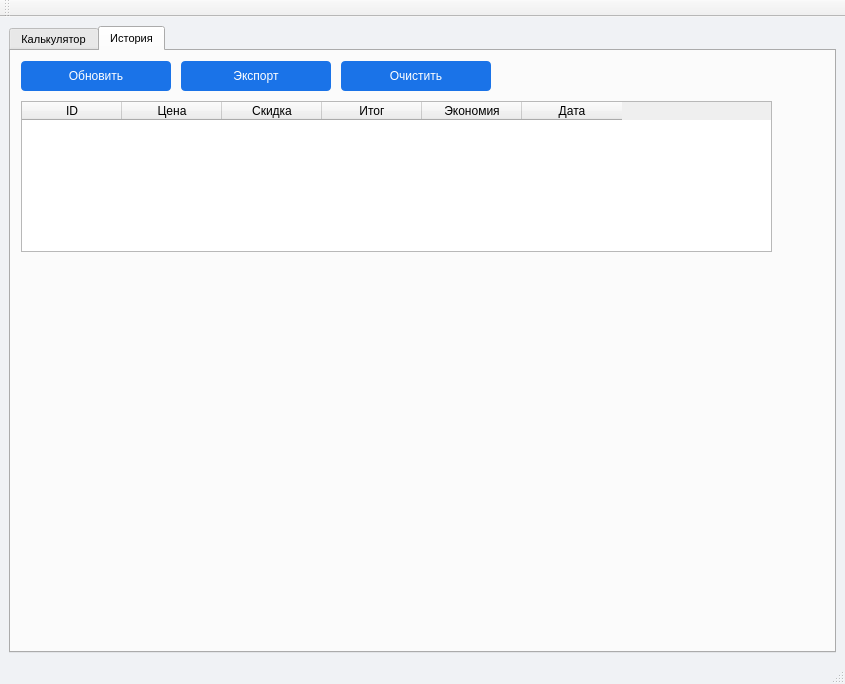
<?xml version="1.0" encoding="UTF-8"?>
<ui version="4.0">
 <class>MainWindow</class>
 <widget class="QMainWindow" name="MainWindow">
  <property name="geometry">
   <rect>
    <x>0</x>
    <y>0</y>
    <width>845</width>
    <height>684</height>
   </rect>
  </property>
  <property name="windowTitle">
   <string>Калькулятор скидок</string>
  </property>
  <property name="styleSheet">
   <string notr="true">QMainWindow {
    background-color: #f0f2f5;  
}
QGroupBox {
    border: 2px solid #d0d7de;
    border-radius: 8px;
    margin-top: 10px;
    padding-top: 10px;
}
QGroupBox::title {
    left: 10px;
    padding: 0 5px;
    color: #1a73e8;
}
QPushButton {
    background-color: #1a73e8;
    color: white;
    border-radius: 4px;
    padding: 6px;
}
QPushButton:hover {
    background-color: #1557b0;
}
QLabel {
    color: #202124;
}</string>
  </property>
  <widget class="QWidget" name="centralwidget">
   <layout class="QVBoxLayout" name="verticalLayout">
    <item>
     <widget class="QTabWidget" name="tabWidget">
      <property name="font">
       <font>
        <pointsize>8</pointsize>
       </font>
      </property>
      <property name="currentIndex">
       <number>1</number>
      </property>
      <widget class="QWidget" name="tab">
       <attribute name="title">
        <string>Калькулятор</string>
       </attribute>
       <widget class="QGroupBox" name="groupBox">
        <property name="geometry">
         <rect>
          <x>10</x>
          <y>10</y>
          <width>321</width>
          <height>171</height>
         </rect>
        </property>
        <property name="font">
         <font>
          <pointsize>8</pointsize>
         </font>
        </property>
        <property name="accessibleDescription">
         <string/>
        </property>
        <property name="layoutDirection">
         <enum>Qt::LeftToRight</enum>
        </property>
        <property name="autoFillBackground">
         <bool>false</bool>
        </property>
        <property name="title">
         <string>Введите данные для расчёта</string>
        </property>
        <layout class="QFormLayout" name="formLayout">
         <item row="0" column="0">
          <spacer name="verticalSpacer_9">
           <property name="orientation">
            <enum>Qt::Vertical</enum>
           </property>
           <property name="sizeHint" stdset="0">
            <size>
             <width>20</width>
             <height>40</height>
            </size>
           </property>
          </spacer>
         </item>
         <item row="1" column="0">
          <widget class="QLabel" name="label_price">
           <property name="text">
            <string>Цена(₽)</string>
           </property>
          </widget>
         </item>
         <item row="2" column="0">
          <spacer name="verticalSpacer_7">
           <property name="orientation">
            <enum>Qt::Vertical</enum>
           </property>
           <property name="sizeHint" stdset="0">
            <size>
             <width>20</width>
             <height>40</height>
            </size>
           </property>
          </spacer>
         </item>
         <item row="3" column="0">
          <widget class="QLabel" name="label_discount">
           <property name="text">
            <string>Скидка(%)</string>
           </property>
          </widget>
         </item>
         <item row="3" column="1">
          <widget class="QDoubleSpinBox" name="discount_input">
           <property name="minimumSize">
            <size>
             <width>80</width>
             <height>25</height>
            </size>
           </property>
           <property name="maximumSize">
            <size>
             <width>120</width>
             <height>25</height>
            </size>
           </property>
           <property name="maximum">
            <double>100.000000000000000</double>
           </property>
          </widget>
         </item>
         <item row="4" column="1">
          <spacer name="verticalSpacer_10">
           <property name="orientation">
            <enum>Qt::Vertical</enum>
           </property>
           <property name="sizeHint" stdset="0">
            <size>
             <width>20</width>
             <height>40</height>
            </size>
           </property>
          </spacer>
         </item>
         <item row="5" column="0">
          <widget class="QPushButton" name="add_discount_btn">
           <property name="minimumSize">
            <size>
             <width>100</width>
             <height>30</height>
            </size>
           </property>
           <property name="maximumSize">
            <size>
             <width>150</width>
             <height>30</height>
            </size>
           </property>
           <property name="text">
            <string>Добавить скидку</string>
           </property>
          </widget>
         </item>
         <item row="6" column="0">
          <spacer name="verticalSpacer">
           <property name="orientation">
            <enum>Qt::Vertical</enum>
           </property>
           <property name="sizeHint" stdset="0">
            <size>
             <width>20</width>
             <height>40</height>
            </size>
           </property>
          </spacer>
         </item>
         <item row="7" column="0">
          <spacer name="verticalSpacer_11">
           <property name="orientation">
            <enum>Qt::Vertical</enum>
           </property>
           <property name="sizeHint" stdset="0">
            <size>
             <width>20</width>
             <height>40</height>
            </size>
           </property>
          </spacer>
         </item>
         <item row="8" column="0">
          <widget class="QPushButton" name="clear_discount_btn">
           <property name="minimumSize">
            <size>
             <width>100</width>
             <height>30</height>
            </size>
           </property>
           <property name="maximumSize">
            <size>
             <width>150</width>
             <height>30</height>
            </size>
           </property>
           <property name="text">
            <string>Очистить скидку</string>
           </property>
          </widget>
         </item>
         <item row="8" column="1">
          <widget class="QPushButton" name="calc_btn">
           <property name="minimumSize">
            <size>
             <width>100</width>
             <height>30</height>
            </size>
           </property>
           <property name="maximumSize">
            <size>
             <width>150</width>
             <height>30</height>
            </size>
           </property>
           <property name="text">
            <string>Расчитать</string>
           </property>
          </widget>
         </item>
         <item row="10" column="0">
          <spacer name="verticalSpacer_8">
           <property name="orientation">
            <enum>Qt::Vertical</enum>
           </property>
           <property name="sizeHint" stdset="0">
            <size>
             <width>20</width>
             <height>40</height>
            </size>
           </property>
          </spacer>
         </item>
         <item row="5" column="1">
          <widget class="QListWidget" name="discount_list">
           <property name="minimumSize">
            <size>
             <width>100</width>
             <height>30</height>
            </size>
           </property>
           <property name="maximumSize">
            <size>
             <width>150</width>
             <height>30</height>
            </size>
           </property>
          </widget>
         </item>
         <item row="1" column="1">
          <widget class="QDoubleSpinBox" name="price_input">
           <property name="minimumSize">
            <size>
             <width>80</width>
             <height>25</height>
            </size>
           </property>
           <property name="maximumSize">
            <size>
             <width>120</width>
             <height>25</height>
            </size>
           </property>
           <property name="maximum">
            <double>999999.989999999990687</double>
           </property>
          </widget>
         </item>
         <item row="9" column="0">
          <spacer name="verticalSpacer_16">
           <property name="orientation">
            <enum>Qt::Vertical</enum>
           </property>
           <property name="sizeHint" stdset="0">
            <size>
             <width>20</width>
             <height>40</height>
            </size>
           </property>
          </spacer>
         </item>
        </layout>
       </widget>
       <widget class="QGroupBox" name="groupBox_2">
        <property name="geometry">
         <rect>
          <x>10</x>
          <y>190</y>
          <width>321</width>
          <height>101</height>
         </rect>
        </property>
        <property name="font">
         <font>
          <pointsize>8</pointsize>
         </font>
        </property>
        <property name="title">
         <string>Результаты расчёта</string>
        </property>
        <layout class="QFormLayout" name="formLayout_2">
         <item row="0" column="0">
          <spacer name="verticalSpacer_12">
           <property name="orientation">
            <enum>Qt::Vertical</enum>
           </property>
           <property name="sizeHint" stdset="0">
            <size>
             <width>20</width>
             <height>40</height>
            </size>
           </property>
          </spacer>
         </item>
         <item row="1" column="1">
          <widget class="QLabel" name="final_price_label">
           <property name="minimumSize">
            <size>
             <width>100</width>
             <height>30</height>
            </size>
           </property>
           <property name="text">
            <string>0.00 ₽</string>
           </property>
          </widget>
         </item>
         <item row="2" column="0">
          <spacer name="verticalSpacer_13">
           <property name="orientation">
            <enum>Qt::Vertical</enum>
           </property>
           <property name="sizeHint" stdset="0">
            <size>
             <width>20</width>
             <height>40</height>
            </size>
           </property>
          </spacer>
         </item>
         <item row="3" column="0">
          <spacer name="verticalSpacer_6">
           <property name="orientation">
            <enum>Qt::Vertical</enum>
           </property>
           <property name="sizeHint" stdset="0">
            <size>
             <width>20</width>
             <height>40</height>
            </size>
           </property>
          </spacer>
         </item>
         <item row="4" column="0">
          <widget class="QLabel" name="label_saved">
           <property name="minimumSize">
            <size>
             <width>100</width>
             <height>30</height>
            </size>
           </property>
           <property name="text">
            <string>Экономия</string>
           </property>
          </widget>
         </item>
         <item row="4" column="1">
          <widget class="QLabel" name="saved_label">
           <property name="minimumSize">
            <size>
             <width>100</width>
             <height>30</height>
            </size>
           </property>
           <property name="text">
            <string>0.00 ₽</string>
           </property>
          </widget>
         </item>
         <item row="6" column="0">
          <spacer name="verticalSpacer_14">
           <property name="orientation">
            <enum>Qt::Vertical</enum>
           </property>
           <property name="sizeHint" stdset="0">
            <size>
             <width>20</width>
             <height>40</height>
            </size>
           </property>
          </spacer>
         </item>
         <item row="1" column="0">
          <widget class="QLabel" name="label_final">
           <property name="minimumSize">
            <size>
             <width>100</width>
             <height>30</height>
            </size>
           </property>
           <property name="text">
            <string>Итоговая цена</string>
           </property>
          </widget>
         </item>
         <item row="5" column="0">
          <spacer name="verticalSpacer_15">
           <property name="orientation">
            <enum>Qt::Vertical</enum>
           </property>
           <property name="sizeHint" stdset="0">
            <size>
             <width>20</width>
             <height>40</height>
            </size>
           </property>
          </spacer>
         </item>
        </layout>
       </widget>
       <widget class="QGroupBox" name="groupBox_3">
        <property name="geometry">
         <rect>
          <x>10</x>
          <y>300</y>
          <width>321</width>
          <height>212</height>
         </rect>
        </property>
        <property name="font">
         <font>
          <pointsize>8</pointsize>
         </font>
        </property>
        <property name="title">
         <string>Фото товара</string>
        </property>
        <layout class="QGridLayout" name="gridLayout">
         <item row="1" column="0" rowspan="5">
          <widget class="QLabel" name="image_label">
           <property name="minimumSize">
            <size>
             <width>150</width>
             <height>150</height>
            </size>
           </property>
           <property name="text">
            <string>Фото товара</string>
           </property>
           <property name="alignment">
            <set>Qt::AlignCenter</set>
           </property>
          </widget>
         </item>
         <item row="3" column="1">
          <widget class="QPushButton" name="clear_image_btn">
           <property name="minimumSize">
            <size>
             <width>100</width>
             <height>30</height>
            </size>
           </property>
           <property name="maximumSize">
            <size>
             <width>150</width>
             <height>30</height>
            </size>
           </property>
           <property name="text">
            <string>Удалить фото</string>
           </property>
          </widget>
         </item>
         <item row="6" column="1">
          <spacer name="verticalSpacer_5">
           <property name="orientation">
            <enum>Qt::Vertical</enum>
           </property>
           <property name="sizeHint" stdset="0">
            <size>
             <width>20</width>
             <height>40</height>
            </size>
           </property>
          </spacer>
         </item>
         <item row="1" column="1">
          <widget class="QPushButton" name="load_image_btn">
           <property name="minimumSize">
            <size>
             <width>100</width>
             <height>30</height>
            </size>
           </property>
           <property name="maximumSize">
            <size>
             <width>150</width>
             <height>30</height>
            </size>
           </property>
           <property name="text">
            <string>Загрузить фото</string>
           </property>
          </widget>
         </item>
         <item row="2" column="1">
          <spacer name="verticalSpacer_2">
           <property name="orientation">
            <enum>Qt::Vertical</enum>
           </property>
           <property name="sizeHint" stdset="0">
            <size>
             <width>20</width>
             <height>40</height>
            </size>
           </property>
          </spacer>
         </item>
         <item row="5" column="1">
          <widget class="QPushButton" name="save_btn">
           <property name="minimumSize">
            <size>
             <width>100</width>
             <height>30</height>
            </size>
           </property>
           <property name="maximumSize">
            <size>
             <width>150</width>
             <height>30</height>
            </size>
           </property>
           <property name="text">
            <string>Сохранить в историю</string>
           </property>
          </widget>
         </item>
         <item row="4" column="1">
          <spacer name="verticalSpacer_3">
           <property name="orientation">
            <enum>Qt::Vertical</enum>
           </property>
           <property name="sizeHint" stdset="0">
            <size>
             <width>20</width>
             <height>40</height>
            </size>
           </property>
          </spacer>
         </item>
         <item row="0" column="1">
          <spacer name="verticalSpacer_4">
           <property name="orientation">
            <enum>Qt::Vertical</enum>
           </property>
           <property name="sizeHint" stdset="0">
            <size>
             <width>20</width>
             <height>40</height>
            </size>
           </property>
          </spacer>
         </item>
        </layout>
       </widget>
      </widget>
      <widget class="QWidget" name="tab_2">
       <attribute name="title">
        <string>История</string>
       </attribute>
       <widget class="QTableWidget" name="history_table">
        <property name="geometry">
         <rect>
          <x>10</x>
          <y>50</y>
          <width>751</width>
          <height>151</height>
         </rect>
        </property>
        <column>
         <property name="text">
          <string>ID</string>
         </property>
        </column>
        <column>
         <property name="text">
          <string>Цена</string>
         </property>
        </column>
        <column>
         <property name="text">
          <string>Скидка</string>
         </property>
        </column>
        <column>
         <property name="text">
          <string>Итог</string>
         </property>
        </column>
        <column>
         <property name="text">
          <string>Экономия</string>
         </property>
        </column>
        <column>
         <property name="text">
          <string>Дата</string>
         </property>
        </column>
       </widget>
       <widget class="QPushButton" name="clear_history_btn">
        <property name="geometry">
         <rect>
          <x>330</x>
          <y>10</y>
          <width>150</width>
          <height>30</height>
         </rect>
        </property>
        <property name="text">
         <string>Очистить</string>
        </property>
       </widget>
       <widget class="QPushButton" name="refresh_btn">
        <property name="geometry">
         <rect>
          <x>10</x>
          <y>10</y>
          <width>150</width>
          <height>30</height>
         </rect>
        </property>
        <property name="text">
         <string>Обновить</string>
        </property>
       </widget>
       <widget class="QPushButton" name="export_btn">
        <property name="geometry">
         <rect>
          <x>170</x>
          <y>10</y>
          <width>150</width>
          <height>30</height>
         </rect>
        </property>
        <property name="text">
         <string>Экспорт</string>
        </property>
       </widget>
      </widget>
     </widget>
    </item>
   </layout>
  </widget>
  <widget class="QMenuBar" name="menubar">
   <property name="geometry">
    <rect>
     <x>0</x>
     <y>0</y>
     <width>845</width>
     <height>26</height>
    </rect>
   </property>
  </widget>
  <widget class="QStatusBar" name="statusbar"/>
  <widget class="QToolBar" name="toolBar">
   <property name="windowTitle">
    <string>toolBar</string>
   </property>
   <attribute name="toolBarArea">
    <enum>TopToolBarArea</enum>
   </attribute>
   <attribute name="toolBarBreak">
    <bool>false</bool>
   </attribute>
  </widget>
 </widget>
 <resources/>
 <connections/>
</ui>
